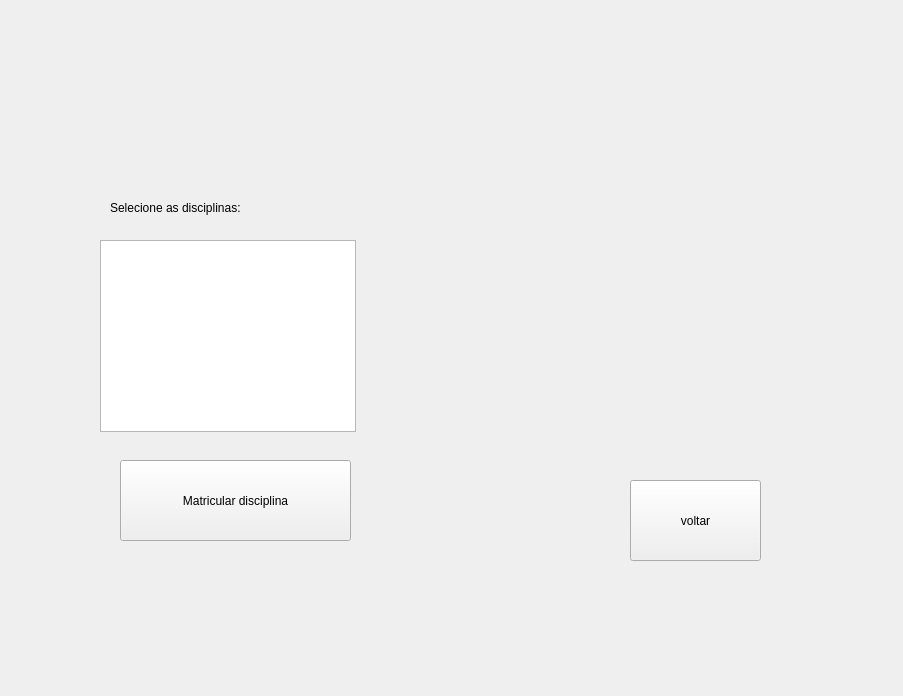
<?xml version="1.0" encoding="UTF-8"?>
<ui version="4.0">
 <class>Form</class>
 <widget class="QWidget" name="Form">
  <property name="geometry">
   <rect>
    <x>0</x>
    <y>0</y>
    <width>903</width>
    <height>696</height>
   </rect>
  </property>
  <property name="windowTitle">
   <string>Form</string>
  </property>
  <widget class="QListWidget" name="disciplina_input">
   <property name="geometry">
    <rect>
     <x>100</x>
     <y>240</y>
     <width>256</width>
     <height>192</height>
    </rect>
   </property>
   <property name="selectionMode">
    <enum>QAbstractItemView::ContiguousSelection</enum>
   </property>
  </widget>
  <widget class="QLabel" name="label">
   <property name="geometry">
    <rect>
     <x>110</x>
     <y>200</y>
     <width>231</width>
     <height>16</height>
    </rect>
   </property>
   <property name="text">
    <string>Selecione as disciplinas:</string>
   </property>
  </widget>
  <widget class="QPushButton" name="matricular_disc_btn">
   <property name="geometry">
    <rect>
     <x>120</x>
     <y>460</y>
     <width>231</width>
     <height>81</height>
    </rect>
   </property>
   <property name="text">
    <string>Matricular disciplina</string>
   </property>
  </widget>
  <widget class="QPushButton" name="voltar_btn">
   <property name="geometry">
    <rect>
     <x>630</x>
     <y>480</y>
     <width>131</width>
     <height>81</height>
    </rect>
   </property>
   <property name="text">
    <string>voltar</string>
   </property>
  </widget>
 </widget>
 <resources/>
 <connections/>
</ui>
